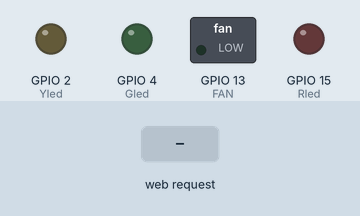
Simulated run of this sketch. Board: ESP32. On the bench: switched loads named in the sketch (green lamp = pin HIGH), output pins drawn as LEDs (lit = HIGH). Inputs (shaded band) come from the test bench. WiFi joins after 1.5 s; servers stay silent unless stated; what the sketch prints to the serial monitor is not drawn.

Above: at 3.2 s.
3.3 s: HTTP request GET /?Gled=ON received
At 4.2 s:
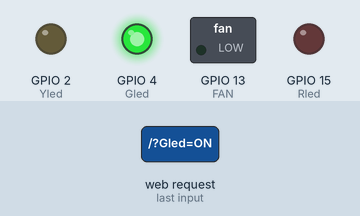
4.8 s: HTTP request GET /?Yled=ON received
At 5.3 s:
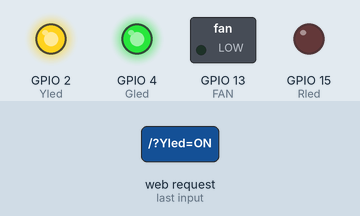
6.3 s: HTTP request GET /?Gled=OFF received
At 7.5 s:
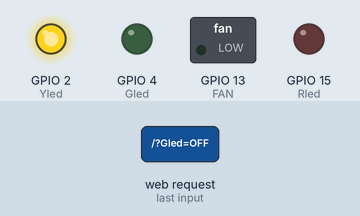
7.8 s: HTTP request GET /?Rled=ON received
At 8.8 s:
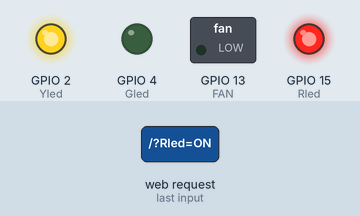
9.3 s: HTTP request GET /?Yled=OFF received
At 10.0 s:
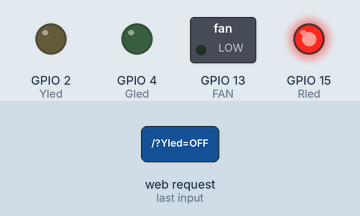
10.8 s: HTTP request GET /?Gled=ON received
At 11.1 s:
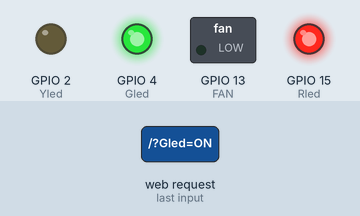
Timing chart, 0 to 13.3 s (numbered marks = the images above; inputs shaded):
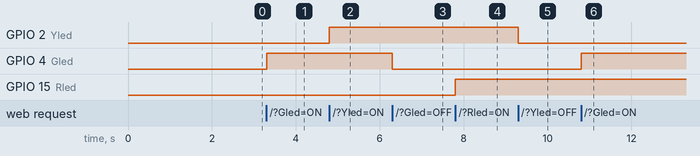

The sketch:

13_Online_relay_control_fan.ino
```cpp
#include <WiFi.h>

// 請修改以下參數--------------------------------------------
char ssid[] = "C220MIS";
char password[] = "misc220c220";

int Gled = 4; // 宣告綠色LED在 GPIO 15
int Yled = 2; // 宣告黃色LED在 GPIO 2
int Rled = 15; // 宣告紅色LED在 GPIO 4
int FAN = 13; // 宣告USB風扇在 GPIO 14

WiFiServer server(80); // 宣告伺服器位在80 port

void setup()
{
  Serial.begin(115200);
  Serial.print("開始連線到無線網路SSID:");
  Serial.println(ssid);
  WiFi.begin(ssid, password);
  while (WiFi.status() != WL_CONNECTED) {
    Serial.print(".");
    delay(1000);
  }
  Serial.println("連線完成");
  server.begin();
  Serial.print("伺服器已啟動，http://");
  Serial.println(WiFi.localIP());
  pinMode(Gled, OUTPUT);
  pinMode(Yled, OUTPUT);
  pinMode(Rled, OUTPUT);
  pinMode(FAN, OUTPUT);
}

void loop()
{
  // 宣告一個連線
  WiFiClient client = server.available();
  if (client) {
    // 有人連入時
    Serial.println("使用者連入");
    //-------------網頁的html部份開始--------------
    client.println("HTTP/1.1 200 OK");
    client.println("Content-Type: text/html");
    client.println("");
    client.println("<!DOCTYPE HTML>");
    client.println("<html><head><meta charset='utf-8'>");
    client.println("<style>");
    client.println("body { font-family: Arial, sans-serif; text-align: center; background-color: #f0f0f0; }");
    client.println("h1 { color: #333; }");
    client.println("a { display: inline-block; margin: 10px; padding: 10px 20px; color: white; text-decoration: none; background-color: #007BFF; border-radius: 5px; }");
    client.println("a:hover { background-color: #0056b3; }");
    client.println("</style>");
    client.println("<script>");
    client.println("function sendRequest(url) { fetch(url); }");
    client.println("</script>");
    client.println("</head>");
    client.println("<body>");
    client.println("<h1>ESP32 Web Server</h1>");
    // HTML超連結指令
    client.println("<a href='javascript:void(0)' onclick=\"sendRequest('/Gled=ON')\">開啟綠色LED</a>");
    client.println("<a href='javascript:void(0)' onclick=\"sendRequest('/Gled=OFF')\">關閉綠色LED</a>");
    client.println("<a href='javascript:void(0)' onclick=\"sendRequest('/Yled=ON')\">開啟黃色LED</a>");
    client.println("<a href='javascript:void(0)' onclick=\"sendRequest('/Yled=OFF')\">關閉黃色LED</a>");
    client.println("<a href='javascript:void(0)' onclick=\"sendRequest('/Rled=ON')\">開啟紅色LED</a>");
    client.println("<a href='javascript:void(0)' onclick=\"sendRequest('/Rled=OFF')\">關閉紅色LED</a>");
    client.println("<a href='javascript:void(0)' onclick=\"sendRequest('/FAN=ON')\">開啟USB風扇</a>");
    client.println("<a href='javascript:void(0)' onclick=\"sendRequest('/FAN=OFF')\">關閉USB風扇</a>");
    client.println("</body>");
    client.println("</html>");
    //-------------網頁的html部份結束--------------
    // 取得使用者輸入的網址
    String request = client.readStringUntil('\r');
    Serial.println(request);
    // 判斷超連結指令
    // 網址內包含Gled=ON，就開啟綠燈，如果Gled=OFF，關閉綠燈
    if (request.indexOf("Gled=ON") >= 0) { digitalWrite(Gled, HIGH); }
    if (request.indexOf("Gled=OFF") >= 0) { digitalWrite(Gled, LOW); }
    if (request.indexOf("Yled=ON") >= 0) { digitalWrite(Yled, HIGH); }
    if (request.indexOf("Yled=OFF") >= 0) { digitalWrite(Yled, LOW); }
    if (request.indexOf("Rled=ON") >= 0) { digitalWrite(Rled, HIGH); }
    if (request.indexOf("Rled=OFF") >= 0) { digitalWrite(Rled, LOW); }
    if (request.indexOf("FAN=ON") >= 0) { digitalWrite(FAN, HIGH); }
    if (request.indexOf("FAN=OFF") >= 0) { digitalWrite(FAN, LOW); }

    Serial.println("完成");
    client.stop(); // 停止連線
  }
}
```

Measured:
- after the input at 3.3 s, GPIO 4 (Gled): LOW → HIGH at once
- after the input at 4.8 s, GPIO 2 (Yled): LOW → HIGH at once
- after the input at 6.3 s, GPIO 4 (Gled): HIGH → LOW at once
- after the input at 7.8 s, GPIO 15 (Rled): LOW → HIGH at once
- after the input at 9.3 s, GPIO 2 (Yled): HIGH → LOW at once
- after the input at 10.8 s, GPIO 4 (Gled): LOW → HIGH at once
